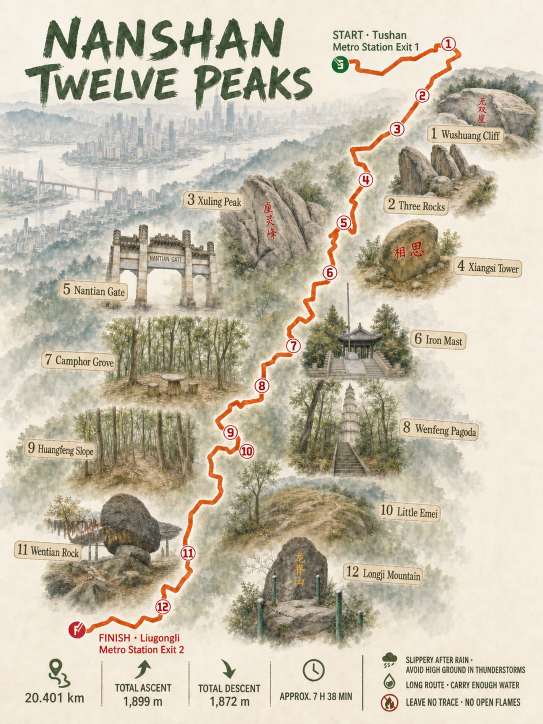
#> input picture examples/assets/nanshan-twelve-peaks/ai-overview-en-preserved-inscriptions.png, 1086 x 1448 px (shown at 1/2 size)
$ python normalize_landmark_draft.py ../examples/assets/nanshan-twelve-peaks/ai-overview-en-preserved-inscriptions.png --output out.png
#> lines starting #> are read from the running program, lines starting #| are printed output that depends on the picture
#!/usr/bin/env python3
"""Deterministically normalize one approved landmark draft to a square PNG."""

from __future__ import annotations

import argparse
from pathlib import Path

try:
    from PIL import Image, ImageOps
except ImportError as exc:
    raise SystemExit("Pillow is required; install it with: python3 -m pip install -r requirements.txt") from exc


def main() -> None:
    parser = argparse.ArgumentParser(description=__doc__)
    parser.add_argument("input", type=Path)
    parser.add_argument("--output", type=Path, required=True)
    parser.add_argument("--size", type=int, default=512)
    parser.add_argument("--focus-x", type=float, default=0.5)
    parser.add_argument("--focus-y", type=float, default=0.5)
    args = parser.parse_args()

    if not 128 <= args.size <= 2048:
        raise SystemExit("size must be in 128..2048")
    if not 0.0 <= args.focus_x <= 1.0 or not 0.0 <= args.focus_y <= 1.0:
        raise SystemExit("focus values must be in 0..1")
    source = args.input.expanduser().resolve()
    if not source.is_file():
        raise SystemExit(f"input image does not exist: {source}")

    with Image.open(source) as opened:
#> opened is the input picture: PIL image 1086x1448 RGB; mean R, G, B 198.3, 189.9, 171.1
        image = ImageOps.exif_transpose(opened).convert("RGBA")
        normalized = ImageOps.fit(
            image,
            (args.size, args.size),
            method=Image.Resampling.LANCZOS,
            centering=(args.focus_x, args.focus_y),
        )
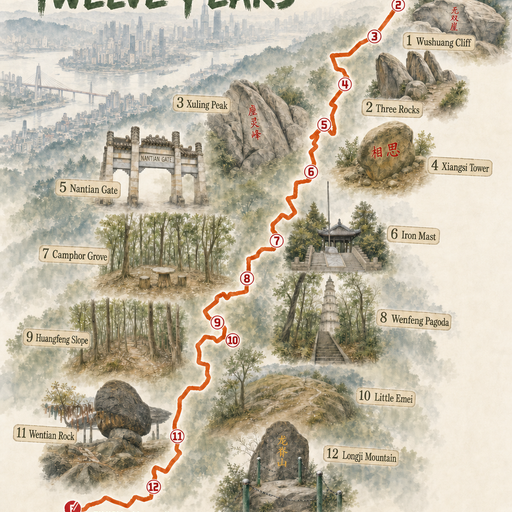
#> normalized: PIL image 512x512 RGBA; mean R, G, B, A 191.6, 182.6, 163.2, 255
    output = args.output.expanduser().resolve()
    output.parent.mkdir(parents=True, exist_ok=True)
    normalized.save(output, format="PNG", optimize=False, compress_level=9)
    print(output)


if __name__ == "__main__":
    main()
